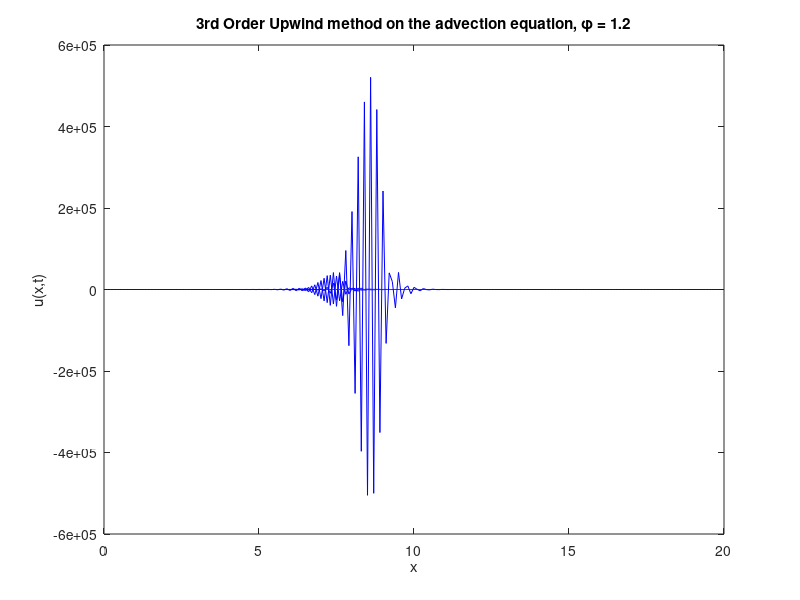

Reproduce this figure in MATLAB.
% A MATLAB code that includes multiple methods of solving the advection equation.
% Written by Kevin Roberts
% Last updated on September 2024

clear all
close all
clc

% Set the parameters for the solution
L = 20; % length of solution domain (from zero)
J = 200; % number of grid points (not counting zero)
x = linspace(0, L, J+1); % set up a vector of x locations
dx = L/J; % size of a grid cell, delta x
c = 1; % advection speed (downward is stable is this is less than 0)
dt = 0.12; % size of time step, delta t
phi = c*dt/dx; % phase speed

T = 15; % duraction of simulation
N = round(T/dt); % number of times to iterate simuation to get to time T

% setting the initial conditions for the various methods
exact0 = x./(x.^4 + 1);
u0 = x./(x.^4 + 1);
d0 = x./(x.^4 + 1);
c0 = x./(x.^4 + 1);
leap0 = x./(x.^4 + 1);
crank0 = x./(x.^4 + 1);
lax0 = x./(x.^4 + 1);
up30 = x./(x.^4 + 1);

exact = exact0;
up = u0; 
down = d0;
centered = c0;
leapfrog = leap0;
crank = crank0;
lax = lax0;
up3 = up30;

% %%
% %%%%%%%%%%%%%%%%%%%%%%%%%%%%%%%%%%%%%%%%%%%%%%%
% % Running the Upwind Method on u_x + cu_t = 0 %
% %%%%%%%%%%%%%%%%%%%%%%%%%%%%%%%%%%%%%%%%%%%%%%%
% 
% plot(x, u0, 'r') % plot the IC
% 
% % add labels to the plot
% xlabel('x'), ylabel('u(x,t)')
% title(['Upwinding for the advection equation, \phi = ' num2str(c*dt/dx)])
% 
% for n = 1:N % beginning the for time loop
% 
%     up(1) = 0; % enforce the zero BC at x = 0
% 
%     for j = 2:J+1 % begin spatial loop; note that j = 1 is x = 0
%         un(j) = up(j) - c*dt/dx*(up(j)-up(j-1));
%     end % ending the spatial loop
% 
%     % to see results as an animation uncomment the line below and comment
%     % the if - end statement
% 
%     % plot(x,u0,'r',x,un,'b'), pause(.1) % plots the next calculated time slice and the IC for reference. Makes this an animation
% 
%     if mod(n*dt,2) < dt % check if current time is close to a multiple of 2
%         hold on, plot(x,un,'b'), hold off % if so, add a plot of current solution to existing plot
%     end
% 
%     up = un; % reset present solution for next time step
% end % end time loop
% 
% %%
% %%%%%%%%%%%%%%%%%%%%%%%%%%%%%%%%%%%%%%%%%%%%%%%%%
% % Running the Downwind Method on u_x + cu_t = 0 %
% %%%%%%%%%%%%%%%%%%%%%%%%%%%%%%%%%%%%%%%%%%%%%%%%%
% 
% plot(x, d0, 'r') % plot the IC
% 
% % add labels to the plot
% xlabel('x'), ylabel('u(x,t)')
% title(['Downwinding for the advection equation, \phi = ' num2str(c*dt/dx)])
% 
% for n = 1:N % beginning the for time loop
% 
%     down(1) = 0; % enforce the zero BC at x = 0
% 
%     for j = 2:J % begin spatial loop; note that j = 1 is x = 0
%         dn(j) = down(j) - c*dt/dx*(down(j+1)-down(j));
%     end % ending the spatial loop
% 
%     dn(J+1) = 0; % setting another boundary condition
% 
%     % to see results as an animation uncomment the line below and comment
%     % the if - end statement
% 
%     % plot(x,d0,'r',x,dn,'b'), pause(.1) % plots the next calculated time slice and the IC for reference. Makes this an animation
% 
%     if mod(n*dt,2) < dt % check if current time is close to a multiple of 2
%         hold on, plot(x,dn,'b'), hold off % if so, add a plot of current solution to existing plot
%     end
% 
%     down = dn; % reset present solution for next time step
% end % end time loop
% 
% %%
% %%%%%%%%%%%%%%%%%%%%%%%%%%%%%%%%%%%%%%%%%%%%%%%%%
% % Running the Centered Method on u_x + cu_t = 0 %
% %%%%%%%%%%%%%%%%%%%%%%%%%%%%%%%%%%%%%%%%%%%%%%%%%
% 
% plot(x, c0, 'r') % plot the IC
% 
% % add labels to the plot
% xlabel('x'), ylabel('u(x,t)')
% title(['Centering Method for the advection equation, \phi = ' num2str(c*dt/dx)])
% 
% for n = 1:N % beginning the for time loop
% 
%     centered(1) = 0; % enforce the zero BC at x = 0
%     for j = 2:J % begin spatial loop; note that j = 1 is x = 0
%         cn(j) = centered(j) - c*dt/(2*dx)*(centered(j+1)-centered(j-1));
%     end % ending the spatial loop
% 
%     cn(J+1) = 0; % setting another boundary condition
% 
%     % to see results as an animation uncomment the line below and comment
%     % the if - end statement
% 
%     % plot(x,c0,'r',x,cn,'b'), pause(.1) % plots the next calculated time slice and the IC for reference. Makes this an animation
% 
%     if mod(n*dt,2) < dt % check if current time is close to a multiple of 2
%         hold on, plot(x,cn,'b'), hold off % if so, add a plot of current solution to existing plot
%     end
%     % 
%     centered = cn; % reset present solution for next time step
% end % end time loop
% 
% %%
% %%%%%%%%%%%%%%%%%%%%%%%%%%%%%%%%%%%%%%%%%%%%%%%%%
% % Running the LeapFrog Method on u_x + cu_t = 0 %
% %%%%%%%%%%%%%%%%%%%%%%%%%%%%%%%%%%%%%%%%%%%%%%%%%
% 
% plot(x, leap0, 'r') % plot the IC
% 
% % add labels to the plot
% xlabel('x'), ylabel('u(x,t)')
% title(['Leap Frog Method for the advection equation, \phi = ' num2str(c*dt/dx)])
% 
% leap_all = leapfrog;
% 
% for n = 1:N % beginning the for time loop
% 
%     leapfrog(1) = 0; % enforce the zero BC at x = 0
% 
%     % using the upwind method for the first iteration
%     if n == 1
%         for j = 2:J+1 % begin spatial loop; note that j = 1 is x = 0
%             leapn(j) = leapfrog(j) - c*dt/dx*(leapfrog(j)-leapfrog(j-1));
%         end % ending the spatial loop
%     else
%         for j = 2:J % begin spatial loop; note that j = 1 is x = 0
%             leapn(j) = leap_all((n+1)-2, j) - c*dt/(dx)*(leapfrog(j+1)-leapfrog(j-1));
%         end % ending the spatial loop
%     end
% 
%     ln(J+1) = 0; % setting another boundary condition
% 
%     % to see results as an animation uncomment the line below and comment
%     % the if - end statement
% 
%     % plot(x,leap0,'r',x,leapn,'b'), pause(.01) % plots the next calculated time slice and the IC for reference. Makes this an animation
% 
%     if mod(n*dt,2) < dt % check if current time is close to a multiple of 2
%         hold on, plot(x,leapn,'b'), hold off % if so, add a plot of current solution to existing plot
%     end
%     % 
%     leap_all = [leap_all; leapn];
%     leapfrog = leapn; % reset present solution for next time step
% end % end time loop
% 
%%
% %%%%%%%%%%%%%%%%%%%%%%%%%%%%%%%%%%%%%%%%%%%%%%%%%%%
% % Crank-Nicolson Method on the Advection Equation %
% %%%%%%%%%%%%%%%%%%%%%%%%%%%%%%%%%%%%%%%%%%%%%%%%%%%
% 
% plot(x, crank0, 'b') % plot the IC
% F = 0;
% 
% % if we want to compare with the exact solution
% plot(x, exact0, 'r')
% 
% % add labels to the plot
% xlabel('x'), ylabel('u(x,t)')
% title(['Crank Nicolson for the advection equation, \phi = ' num2str(c*dt/dx)])
% 
% for n = 1:N % beginning the for time loop
% 
%     for j = 1:J+1 % begin spatial loop; note that j = 1 is x = 0
% 
%         if j == 1
%             crankn(j) = (1-phi)/(1+phi)*crank(j) + F/(1+phi);
%         else
%             crankn(j) = -(1-phi)/(1+phi)*crankn(j-1) + (1-phi)/(1+phi)*crank(j) + crank(j-1);      
%         end
% 
%     % evaluating the exact solution
%     exactn = (x - c*n*dt)./(1 + (x - c*n*dt).^4).*(x>=c*n*dt); 
% 
%     end % ending the spatial loop
% 
%     % to see results as an animation uncomment the line below and comment
%     % the if - end statement
% 
%     % plot(x,u0,'r',x,crankn,'b'), pause(.1) % plots the next calculated time slice and the IC for reference. Makes this an animation
% 
%     if mod(n*dt,2) < dt % check if current time is close to a multiple of 2
%         hold on, plot(x,exactn, 'r'), hold off % for plotting the exact
%         hold on, plot(x,crankn,'b'), hold off % if so, add a plot of current solution to existing plot
%     end
% 
%     crank = crankn; % reset present solution for next time step
%     exact = exactn; % for comparing the exact
% end % end time loop

% %%
% %%%%%%%%%%%%%%%%%%%%%%%%%%%%%%%%%%%%%%%%%%%%%%%%%
% % Lax-Wendroff Method on the Advection Equation %
% %%%%%%%%%%%%%%%%%%%%%%%%%%%%%%%%%%%%%%%%%%%%%%%%%
% 
% plot(x, lax0, 'r') % plot the IC
% 
% % if we want to compare with the exact solution
% plot(x, exact0, 'r')
% 
% % add labels to the plot
% xlabel('x'), ylabel('u(x,t)')
% title(['Lax Wendroff method on the advection equation, \phi = ' num2str(c*dt/dx)])
% 
% for n = 1:N % beginning the for time loop
% 
%     lax(1) = 0; % setting a boundary condition
% 
%     for j = 2:J % begin spatial loop; note that j = 1 is x = 0
% 
%         laxn(j) = lax(j) - (1/2)*phi*(lax(j+1) - lax(j-1)) + (1/2)*phi^2*(lax(j+1) + lax(j-1) - 2*lax(j));
% 
%     end % ending the spatial loop
% 
%     laxn(J+1) = 0; % setting the other boundary condition
% 
%     % evaluating the exact solution
%     exactn = (x - c*n*dt)./(1 + (x - c*n*dt).^4).*(x>=c*n*dt); 
% 
%     % to see results as an animation uncomment the line below and comment
%     % the if - end statement
% 
%     % plot(x,u0,'r',x,laxn,'b'), pause(.1) % plots the next calculated time slice and the IC for reference. Makes this an animation
% 
%     if mod(n*dt,2) < dt % check if current time is close to a multiple of 2
%         hold on, plot(x,exactn, 'r'), hold off % for plotting the exact
%         hold on, plot(x,laxn,'b'), hold off % if so, add a plot of current solution to existing plot
%     end
% 
%     lax = laxn; % reset present solution for next time step
%     exact = exactn; % for comparing the exact
% end % end time loop

%%
%%%%%%%%%%%%%%%%%%%%%%%%%%%%%%%%%%%%%%%%%%%%%%%%%%%%%
% 3rd Order Upwind Method on the Advection Equation %
%%%%%%%%%%%%%%%%%%%%%%%%%%%%%%%%%%%%%%%%%%%%%%%%%%%%%

plot(x, up30, 'r') % plot the IC

% if we want to compare with the exact solution
plot(x, exact0, 'r')

% add labels to the plot
xlabel('x'), ylabel('u(x,t)')
title(['3rd Order Upwind method on the advection equation, \phi = ' num2str(c*dt/dx)])

% defining coefficients
a_neg2 = 1/6*(phi^3 - phi);
a_neg1 = 1/2*(2*phi + phi^2 - phi^3);
a_0 = 1 - 1/2*phi - phi^2 + 1/2*phi^3;
a_1 = 1/6*(-2*phi + 3*phi^2 - phi^3);

for n = 1:N % beginning the for time loop

    up3(1) = 0; % setting a boundary condition

    for j = 2:J % begin spatial loop; note that j = 1 is x = 0
        
        if j == 2
            % using the upwind scheme for when j = 2
            up3n(j) = up3(j) - phi*(up3(j)-up3(j-1));
        else
            up3n(j) = a_neg2*up3(j-2) + a_neg1*up3(j-1) + a_0*up3(j) + a_1*up3(j+1);
        end

    end % ending the spatial loop

    up3n(J+1) = 0; % setting the other boundary condition

    % evaluating the exact solution
    exactn = (x - c*n*dt)./(1 + (x - c*n*dt).^4).*(x>=c*n*dt); 

    % to see results as an animation uncomment the line below and comment
    % the if - end statement

    % plot(x,u0,'r',x,lax3n,'b'), pause(.1) % plots the next calculated time slice and the IC for reference. Makes this an animation

    if mod(n*dt,2) < dt % check if current time is close to a multiple of 2
        hold on, plot(x,exactn, 'r'), hold off % for plotting the exact
        hold on, plot(x,up3n,'b'), hold off % if so, add a plot of current solution to existing plot
    end

    up3 = up3n; % reset present solution for next time step
    exact = exactn; % for comparing the exact
end % end time loop
